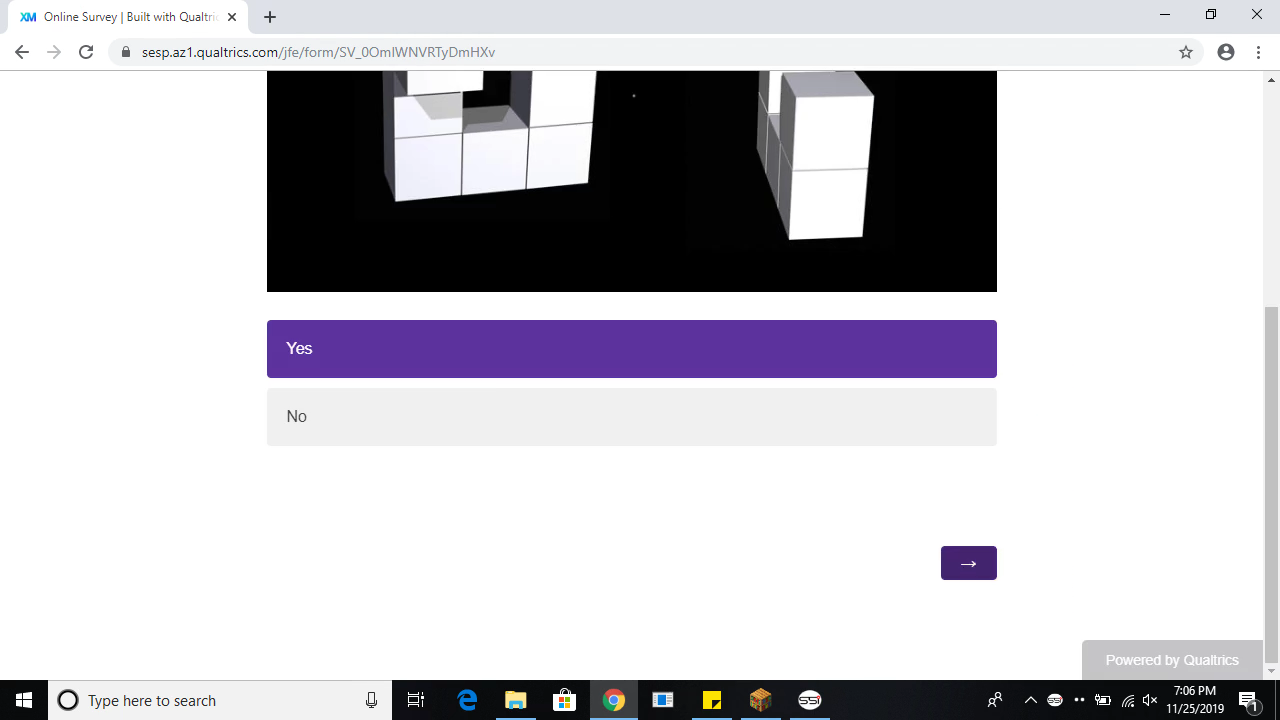
#> input picture top.png, 1280 x 720 px; the run also reads 1 picture not shown here
$ python testUtils.py
#> lines starting #> are read from the running program, lines starting #| are printed output that depends on the picture; after the words box and inside, x2 and y2 are one past the last pixel; in counts of white or black regions, pixels touching at a corner belong together
### utils.py
import cv2
import numpy as np
import matplotlib.pyplot as plt


def template_helper(img, target):
    h = target.shape[0]
    w = target.shape[1]

    res = cv2.matchTemplate(img[:, :, 0], target[:, :, 0], cv2.TM_SQDIFF_NORMED)
    res += cv2.matchTemplate(img[:, :, 1], target[:, :, 1], cv2.TM_SQDIFF_NORMED)
    res += cv2.matchTemplate(img[:, :, 2], target[:, :, 2], cv2.TM_SQDIFF_NORMED)
    threshold = 0.001
    loc = np.where(res <= threshold)
    img_rgb = img.copy()

    for pt in zip(*loc[::-1]):
        cv2.rectangle(img_rgb, pt, (pt[0] + w, pt[1] + h), (0, 0, 255), 2)

    img_rgb = cv2.resize(img_rgb, (800, 450))
    cv2.imshow('Frame', img_rgb)
    if cv2.waitKey(0) & 0xFF == ord('q'):
        cv2.destroyAllWindows()

    return len(loc[0]) == 1 and len(loc[1]) == 1


# Find out if person is on the page of interest
def confirm_page(img):
    img2 = cv2.imread("bottom.png")
    target = img2[680:720, 590:638, :]
    return template_helper(img, target)


# Find out if person moved to next problem
def confirm_switch(img):
    img2 = cv2.imread("moving.png")
    target = img2[546:580, 941:997, :]
    return template_helper(img, target)

### testUtils.py
import utils
import cv2

top = cv2.imread("top.png", cv2.IMREAD_COLOR)
#> top is the input picture: shape (720, 1280, 3); mean B, G, R 202.9, 197.4, 199.1
bottom = cv2.imread("bottom.png", cv2.IMREAD_COLOR)
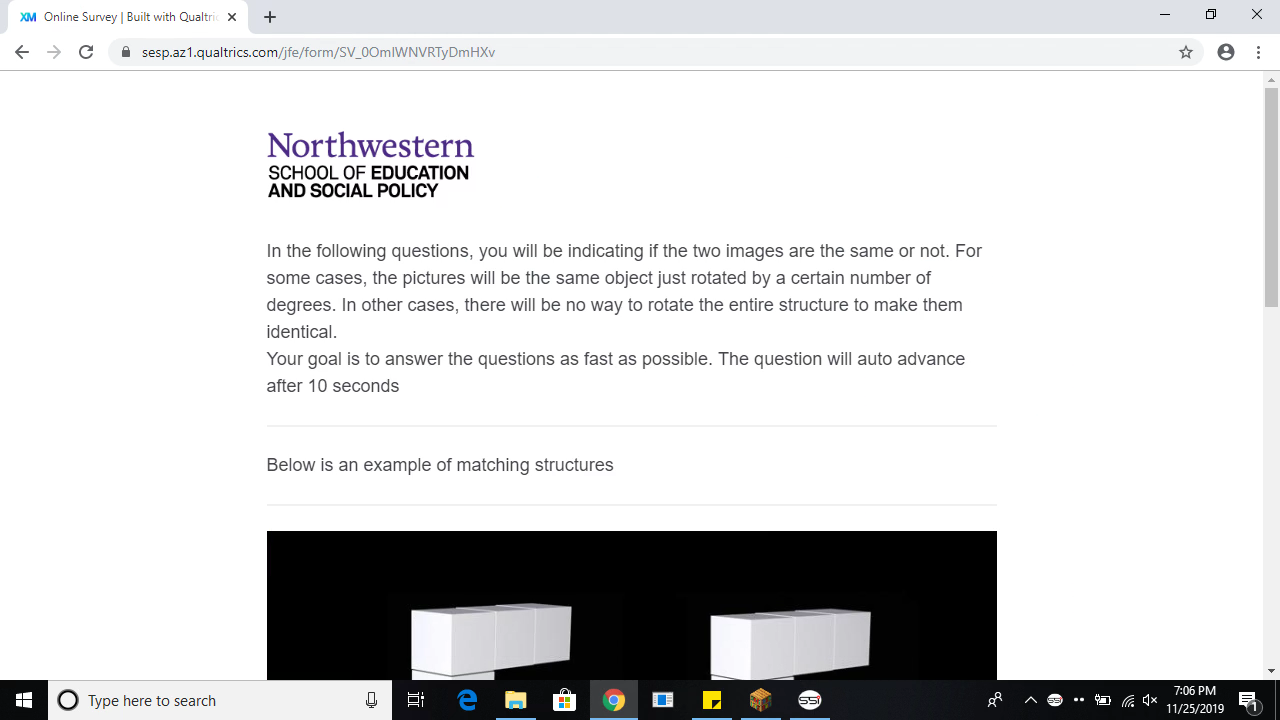
#> input picture bottom.png, 1280 x 720 px
#> bottom is the input picture: shape (720, 1280, 3); mean B, G, R 215.5, 214.9, 214.7
notPage = cv2.imread("notPage.png", cv2.IMREAD_COLOR)
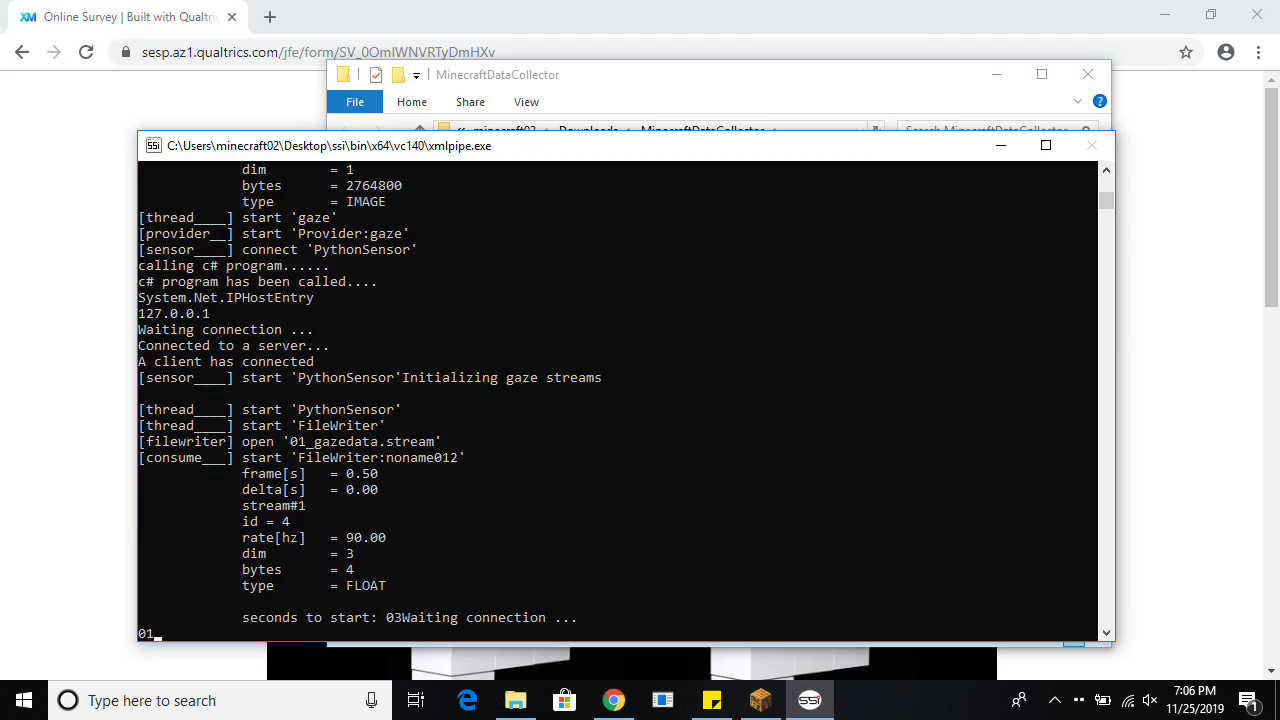
#> input picture notPage.png, 1280 x 720 px
#> notPage is the input picture: shape (720, 1280, 3); mean B, G, R 118.1, 117.5, 116.7
moving = cv2.imread("moving.png", cv2.IMREAD_COLOR)
moving2 = cv2.imread("moving2.png", cv2.IMREAD_COLOR)
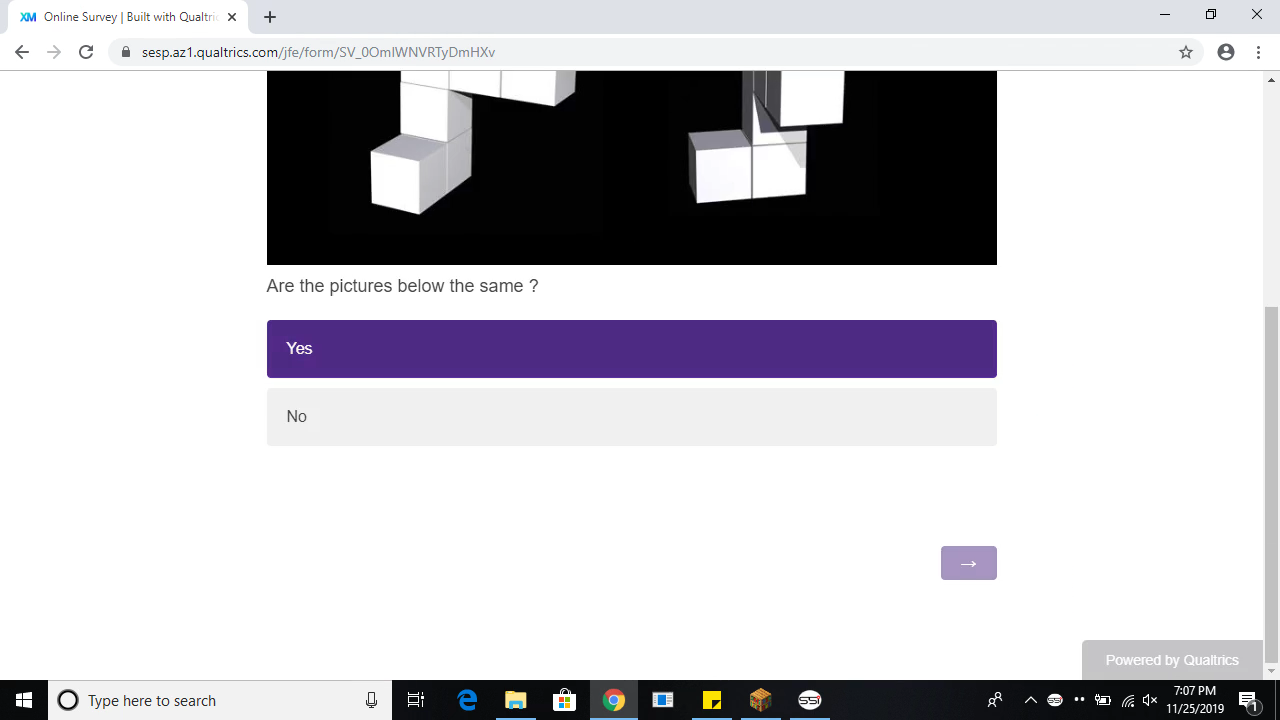
#> input picture moving2.png, 1280 x 720 px
#> moving2 is the input picture: shape (720, 1280, 3); mean B, G, R 204.1, 199.5, 200.9

# Test case 1: Test target page with itself
assert utils.confirm_page(top)
#> in template_helper, `loc = np.where(res <= threshold)`: loc = ([680], [590])
#> the loop in template_helper, `for pt in zip(*loc[::-1]):` made 1 pass
#> pt on pass 1: (590, 680)
#> after the loop in template_helper, `for pt in zip(*loc[::-1]):`: img_rgb: shape (720, 1280, 3); 0.05% of pixels changed, all inside (x1, y1, x2, y2) = (589, 679, 640, 720)
#> (key q is pressed here)

# Test case 2: Test target page with non-target page
assert not utils.confirm_page(notPage)
#> (key Esc is pressed here)

# Test case 3: Test target page with another target page
assert utils.confirm_page(bottom)

# Test case 4: Test switch with switch page
assert utils.confirm_switch(moving)
#> after the loop in template_helper (call 4), `for pt in zip(*loc[::-1]):`: img_rgb: shape (720, 1280, 3); mean B, G, R 201.8, 197.1, 198.6

# Test case 5: Test switch with non-switch page
assert not utils.confirm_switch(top)

# Test case 6: Test switch with another switch page
assert utils.confirm_switch(moving2)
#> after the loop in template_helper (call 6), `for pt in zip(*loc[::-1]):`: img_rgb: shape (720, 1280, 3); 0.06% of pixels changed, all inside (x1, y1, x2, y2) = (940, 545, 999, 582)

# Test case 7: Test switch with another non-switch page
assert not utils.confirm_switch(notPage)
#> in template_helper (call 7), `res = cv2.matchTemplate(img[:, :, 0], target[:, :, 0], cv2.TM_SQDIFF_N..`:
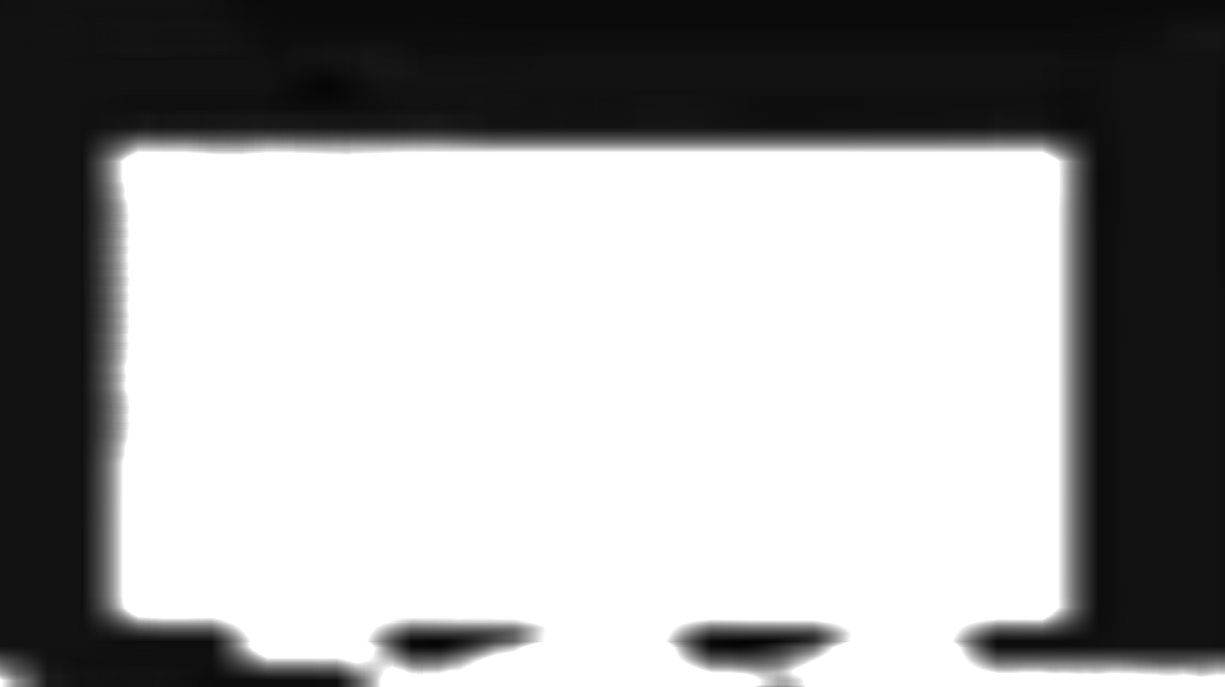
#> res: shape (687, 1225) float32; min 0.0174, max 1, mean 0.627
#> in template_helper (call 7), `loc = np.where(res <= threshold)`: loc = (empty array, empty array)
